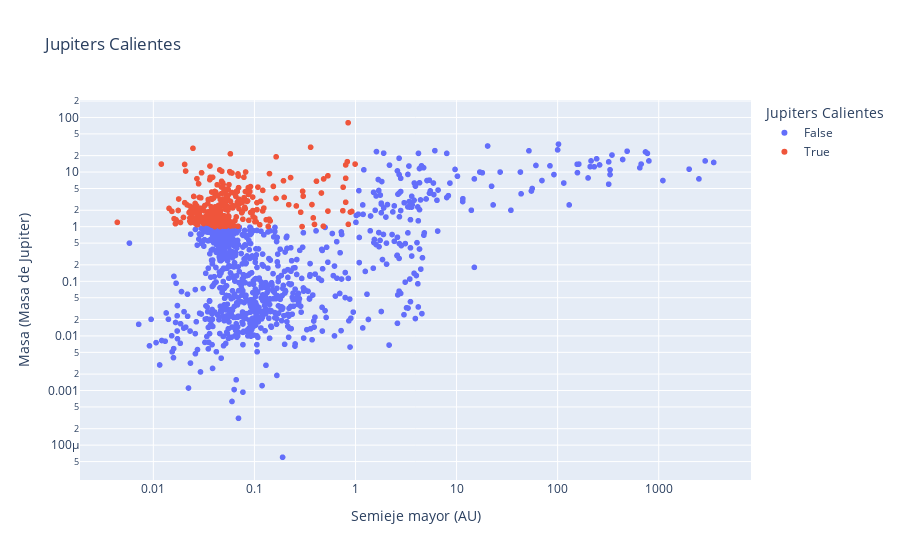

Write notebook code for a chart like this one.
### Code cell
import plotly.express as px
fig = px.scatter(df, x = 'pl_orbsmax', y = 'pl_massj', color = 'hot jupiters', title = 'Jupiters Calientes', labels = {'hot jupiters': 'Jupiters Calientes'})
fig.update_xaxes(type="log", title = 'Semieje mayor (AU)')
fig.update_yaxes(type="log", title = 'Masa (Masa de Jupiter)')
fig.show()

### Figure 1 — Plotly figure (JSON) as saved in the notebook; plotly's stock layout.template omitted (floating-point values rounded to 4 significant figures; data arrays with more than 128 entries replaced by an {"elided": "..."} marker saying what was removed)
{"data": [{"hovertemplate": "Jupiters Calientes=False<br>pl_orbsmax=%{x}<br>pl_massj=%{y}<extra></extra>", "legendgroup": "False", "marker": {"color": "#636efa", "symbol": "circle"}, "mode": "markers", "name": "False", "showlegend": true, "type": "scattergl", "x": {"elided": "4118 float values"}, "xaxis": "x", "y": {"elided": "4118 float values"}, "yaxis": "y"}, {"hovertemplate": "Jupiters Calientes=True<br>pl_orbsmax=%{x}<br>pl_massj=%{y}<extra></extra>", "legendgroup": "True", "marker": {"color": "#EF553B", "symbol": "circle"}, "mode": "markers", "name": "True", "showlegend": true, "type": "scattergl", "x": {"elided": "282 float values"}, "xaxis": "x", "y": {"elided": "282 float values"}, "yaxis": "y"}], "layout": {"autosize": true, "legend": {"title": {"text": "Jupiters Calientes"}, "tracegroupgap": 0}, "title": {"text": "Jupiters Calientes"}, "xaxis": {"anchor": "y", "autorange": true, "domain": [0, 1], "range": [-2.717, 3.905], "title": {"text": "Semieje mayor (AU)"}, "type": "log"}, "yaxis": {"anchor": "x", "autorange": true, "domain": [0, 1], "range": [-4.727, 2.409], "title": {"text": "Masa (Masa de Jupiter)"}, "type": "log"}}}
